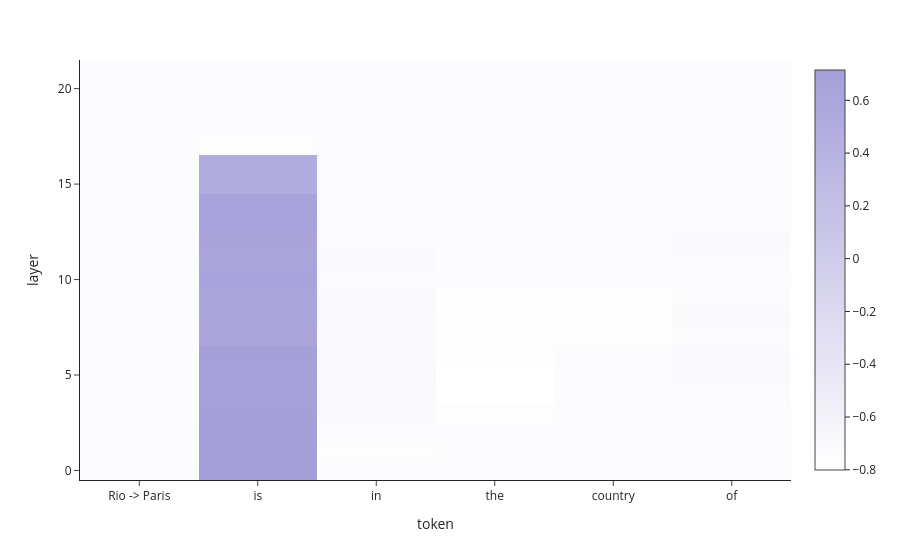

Notebook code for this chart:
### Markdown cell above
Let's check out our results! The **darker** a cell is, the **greater the difference** between $p(``Brazil")$ and $p(``France")$, and hence the **more causal effect** the residual stream at that layer / token position has on mediating the path between the city and its country.

### Code cell
# visualize our results!
import plotly.express as px

# Build token labels dynamically so they match this model's tokenizer.
token_ids = model.tokenizer(base_prompt, add_special_tokens=False).input_ids
token_labels = [model.tokenizer.decode([tok]) for tok in token_ids]
if len(token_labels) > 0:
    token_labels[0] = f"Rio -> {token_labels[0]}"

fig = px.imshow(
    causal_effects,
    x=token_labels,
    y=list(range(model.config.num_hidden_layers)),
    template='simple_white',
    color_continuous_scale=[[0, '#FFFFFF'], [1, "#A59FD9"]]
)

fig.update_layout(
    xaxis_title='token',
    yaxis_title='layer',
    yaxis=dict(autorange='min')
)

fig

### Figure 1 — Plotly figure (JSON) as saved in the notebook; plotly's stock layout.template omitted (floating-point values rounded to 4 significant figures; data arrays with more than 128 entries replaced by an {"elided": "..."} marker saying what was removed)
{"data": [{"coloraxis": "coloraxis", "hovertemplate": "x: %{x}<br>y: %{y}<br>color: %{z}<extra></extra>", "name": "0", "type": "heatmap", "x": ["Rio -> Paris", "is", "in", "the", "country", "of"], "xaxis": "x", "y": [0, 1, 2, 3, 4, 5, 6, 7, 8, 9, 10, 11, 12, 13, 14, 15, 16, 17, 18, 19, 20, 21], "yaxis": "y", "z": {"elided": "22x6 float values"}}], "layout": {"coloraxis": {"autocolorscale": false, "colorscale": [[0, "#FFFFFF"], [1, "#A59FD9"]]}, "margin": {"t": 60}, "xaxis": {"anchor": "y", "constrain": "domain", "domain": [0, 1], "scaleanchor": "y", "title": {"text": "token"}}, "yaxis": {"anchor": "x", "autorange": "min", "constrain": "domain", "domain": [0, 1], "title": {"text": "layer"}}}}
